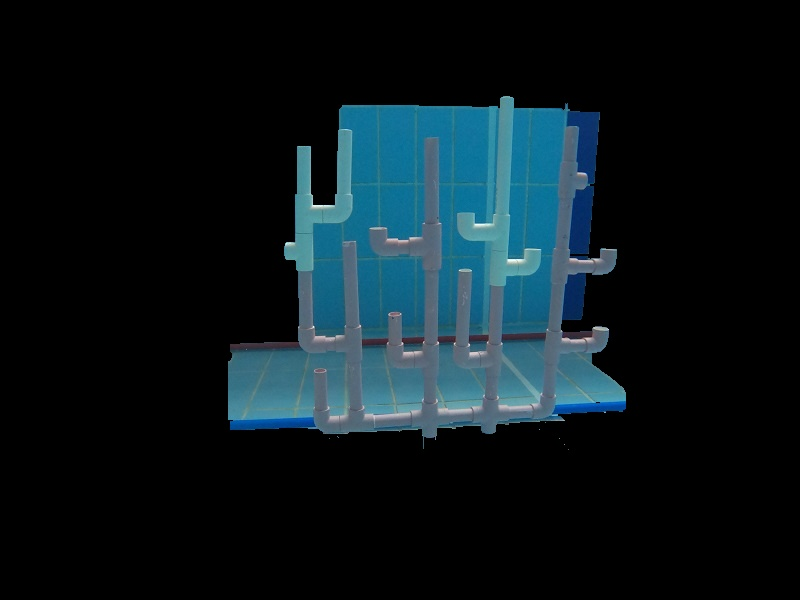
#> input picture scripts/grabcut/out_rect.jpg, 800 x 600 px, found by its file name
$ python kmc_func.py
#> lines starting #> are read from the running program, lines starting #| are printed output that depends on the picture
import cv2
import numpy as np
from matplotlib import pyplot as plt

# reducing colors in an image
def kmc_color_quantization(src, K, bgr_or_hsv = 'b', plot_graph = False):
    if (bgr_or_hsv == 'b'):
        img = src
    elif (bgr_or_hsv == 'h'):
        img = cv2.cvtColor(src, cv2.COLOR_BGR2HSV)

    Z = img.reshape((-1,3))

    # convert to np.float32
    Z = np.float32(Z)

    # define criteria, number of clusters(K) and apply kmeans()
    criteria = (cv2.TERM_CRITERIA_EPS + cv2.TERM_CRITERIA_MAX_ITER, 10, 1.0)
    ret,label,center=cv2.kmeans(Z,K,None,criteria,10,cv2.KMEANS_RANDOM_CENTERS)
    # [6 lines of commented-out code are left out]
    center = np.uint8(center)
    res = center[label.flatten()]
    res2 = res.reshape((img.shape))

    if (bgr_or_hsv == 'h'):
        res2 = cv2.cvtColor(res2, cv2.COLOR_HSV2BGR)

    # [14 lines of commented-out code are left out]

    return res2

K = [3,4,5]

# main

img = cv2.imread("../res/out_rect.jpg")
#> img is the input picture: shape (600, 800, 3); mean B, G, R 28.4, 23.4, 11.1
plt.subplot(241), plt.imshow(cv2.cvtColor(img, cv2.COLOR_BGR2RGB)), plt.title("Input")

res1 = kmc_color_quantization(img, K[0])
#> in kmc_color_quantization, `ret,label,center=cv2.kmeans(Z,K,None,criteria,10,cv2.KMEANS_RANDOM_CEN..`: ret = 126610539.5; center = [[137.1, 102.6, 20.81], [138.4, 123.6, 83.32], [0.272, 0.174, 0.178]]
#> in kmc_color_quantization, `center = np.uint8(center)`: center = [[137, 102, 20], [138, 123, 83], [0, 0, 0]]
#> in kmc_color_quantization, `res2 = res.reshape((img.shape))`:
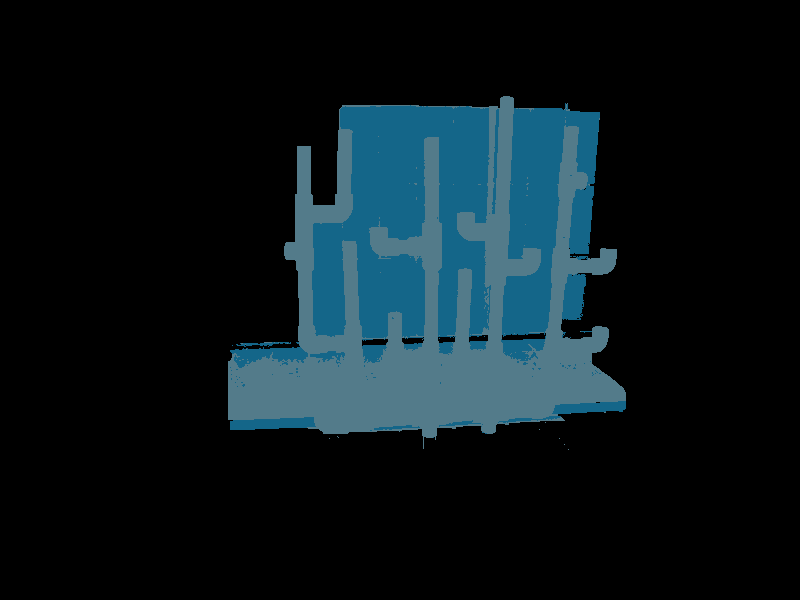
#> res2: shape (600, 800, 3); mean B, G, R 28.1, 23.1, 10.8
plt.subplot(242), plt.imshow(cv2.cvtColor(res1, cv2.COLOR_BGR2RGB)), plt.title("K={}".format(K[0]))

res2 = kmc_color_quantization(img, K[1])
#> call 2 of kmc_color_quantization, with K = 4, bgr_or_hsv = 'b', plot_graph = False
#> in kmc_color_quantization (call 2), `ret,label,center=cv2.kmeans(Z,K,None,criteria,10,cv2.KMEANS_RANDOM_CEN..`: ret = 87583176.6; center = [[124.2, 107.8, 75.66], [138.9, 103.4, 18.98], [161.9, 150.3, 94.03], [0.213, 0.126, 0.115]]
#> in kmc_color_quantization (call 2), `center = np.uint8(center)`: center = [[124, 107, 75], [138, 103, 18], [161, 150, 94], [0, 0, 0]]
#> in kmc_color_quantization (call 2), `res2 = res.reshape((img.shape))`:
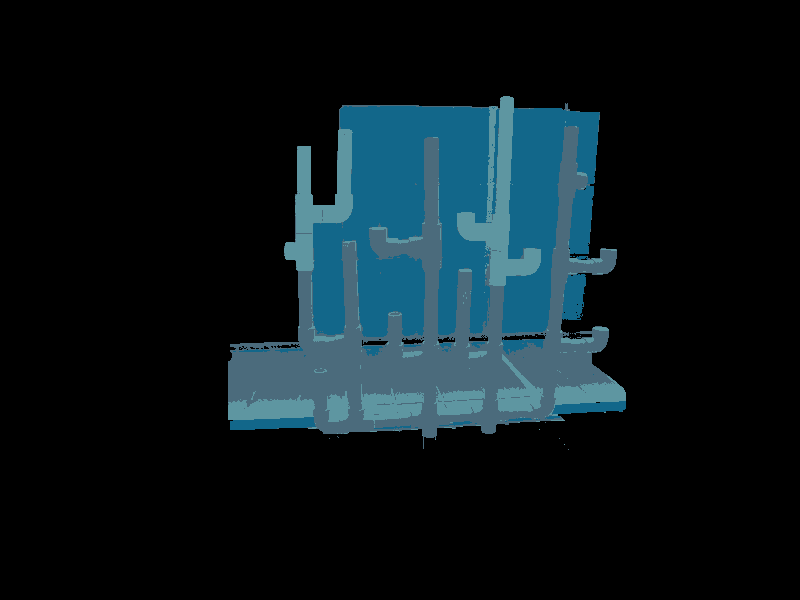
#> res2: shape (600, 800, 3); mean B, G, R 28.1, 23.2, 10.8
plt.subplot(243), plt.imshow(cv2.cvtColor(res2, cv2.COLOR_BGR2RGB)), plt.title("K={}".format(K[1]))

res3 = kmc_color_quantization(img, K[2])
#> call 3 of kmc_color_quantization, with K = 5, bgr_or_hsv = 'b', plot_graph = False
#> in kmc_color_quantization (call 3), `ret,label,center=cv2.kmeans(Z,K,None,criteria,10,cv2.KMEANS_RANDOM_CEN..`: ret = 62161611.3; center = [[143.9, 109.7, 19.87], [0.0991, 0.0416, 0.0179], [165.8, 156.1, 103.6], [129.5, 113.2, 76.51], [90.83, 54.66, 25.53]]
#> in kmc_color_quantization (call 3), `center = np.uint8(center)`: center = [[143, 109, 19], [0, 0, 0], [165, 156, 103], [129, 113, 76], [90, 54, 25]]
#> in kmc_color_quantization (call 3), `res2 = res.reshape((img.shape))`:
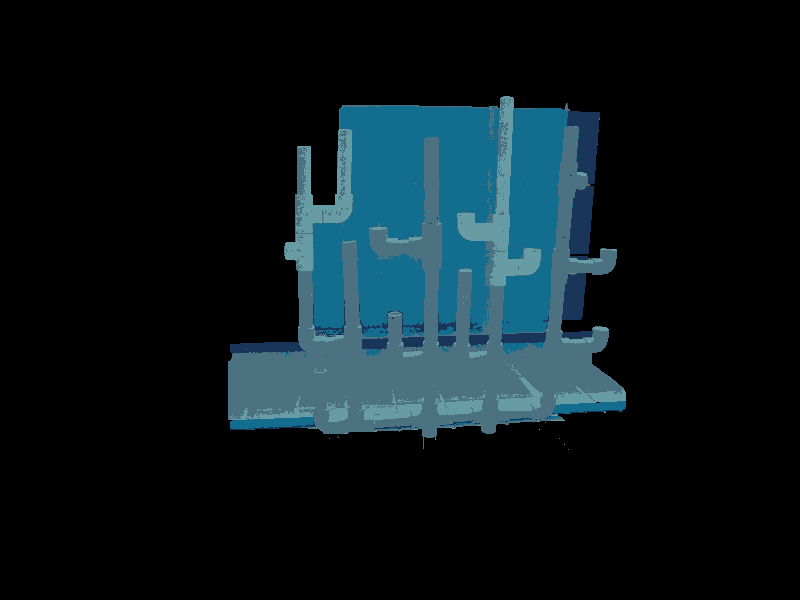
#> res2: shape (600, 800, 3); mean B, G, R 28.2, 23.3, 10.9
plt.subplot(244), plt.imshow(cv2.cvtColor(res3, cv2.COLOR_BGR2RGB)), plt.title("K={}".format(K[2]))

""" HSV """
hsv = cv2.cvtColor(img, cv2.COLOR_BGR2HSV)
#> hsv: shape (600, 800, 3); mean H, S, V 22.6, 37.7, 28.4

plt.subplot(245), plt.imshow(cv2.cvtColor(img, cv2.COLOR_BGR2HSV)), plt.title("HSV shown in RGB")

res1 = kmc_color_quantization(img, K[0], bgr_or_hsv='h')
#> call 4 of kmc_color_quantization, with K = 3, bgr_or_hsv = 'h', plot_graph = False
#> in kmc_color_quantization (call 4), `ret,label,center=cv2.kmeans(Z,K,None,criteria,10,cv2.KMEANS_RANDOM_CEN..`: ret = 350101739.3; center = [[0.00247, 0.00588, 0.00349], [94.85, 226.2, 112.7], [101.4, 101, 134.5]]
#> in kmc_color_quantization (call 4), `center = np.uint8(center)`: center = [[0, 0, 0], [94, 226, 112], [101, 100, 134]]
#> in kmc_color_quantization (call 4), `res2 = res.reshape((img.shape))`: res2: shape (600, 800, 3); mean H, S, V 22.4, 37.6, 28.3
#> in kmc_color_quantization (call 4), `res2 = cv2.cvtColor(res2, cv2.COLOR_HSV2BGR)`:
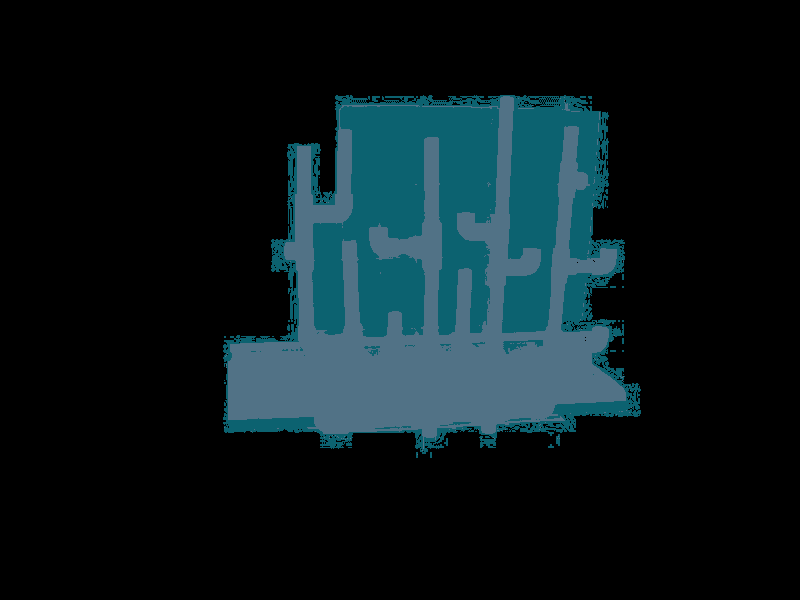
#> res2: shape (600, 800, 3); mean B, G, R 28.3, 24.4, 10.7
plt.subplot(246), plt.imshow(cv2.cvtColor(res1, cv2.COLOR_BGR2RGB)), plt.title("K={}".format(K[0]))

res2 = kmc_color_quantization(img, K[1], bgr_or_hsv='h')
#> in kmc_color_quantization (call 5), `res2 = res.reshape((img.shape))`: res2: shape (600, 800, 3); mean H, S, V 22.4, 37.6, 28.3
plt.subplot(247), plt.imshow(cv2.cvtColor(res2, cv2.COLOR_BGR2RGB)), plt.title("K={}".format(K[1]))

res3 = kmc_color_quantization(img, K[2], bgr_or_hsv='h')
#> in kmc_color_quantization (call 6), `res2 = res.reshape((img.shape))`: res2: shape (600, 800, 3); mean H, S, V 22.5, 37.6, 28.4
plt.subplot(248), plt.imshow(cv2.cvtColor(res3, cv2.COLOR_BGR2RGB)), plt.title("K={}".format(K[2]))

plt.tight_layout()
plt.show()
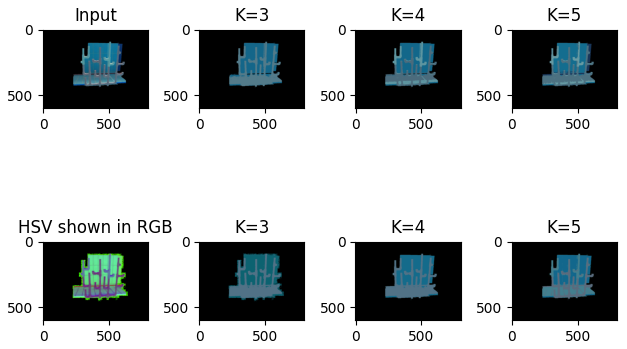
#> figure drawn by matplotlib, 8 panels
